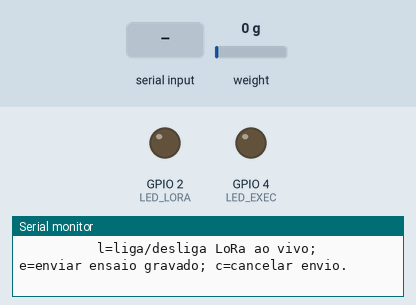
A sketch run on a simulated ESP32. Shown: output pins drawn as LEDs (lit = HIGH), the last lines printed to the serial monitor. Inputs (shaded band) come from the test bench; at power-on: weight on the scale 0 g. Storage starts empty; no radio packets arrive unless stated.

Above: at 2.2 s.
2.3 s: "i" received over Serial
At 3.3 s:
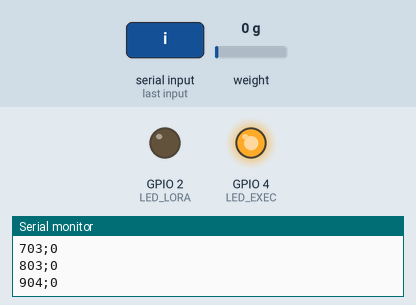
3.8 s: "a" received over Serial
At 4.7 s:
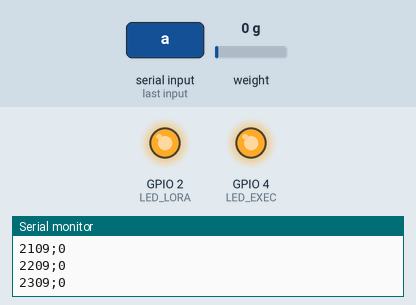
5.3 s: "f" received over Serial
At 6.2 s:
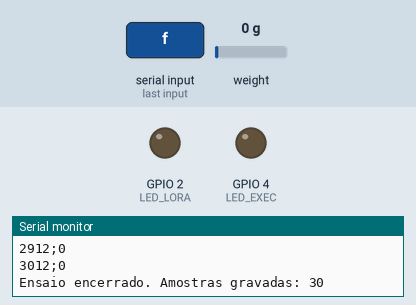
6.8 s: "e" received over Serial
At 7.7 s:
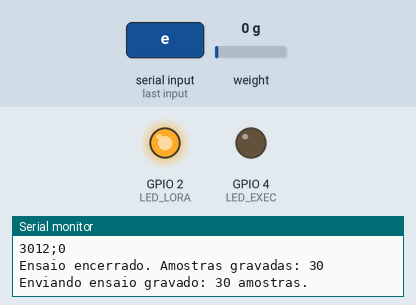
Timing chart, 0 to 15.9 s (numbered marks = the images above; inputs shaded):
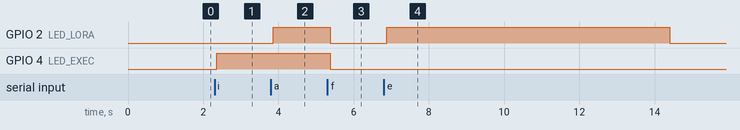

Measured:
- after the input at 2.3 s, GPIO 4 (LED_EXEC): LOW → HIGH after 0.06 s
- after the input at 3.8 s, GPIO 2 (LED_LORA): LOW → HIGH after 0.06 s
- after the input at 5.3 s, GPIO 2 (LED_LORA), GPIO 4 (LED_EXEC): HIGH → LOW after 0.07 s
- after the input at 6.8 s, GPIO 2 (LED_LORA): LOW → HIGH after 0.08 s, → LOW 7.5 s later

The sketch:

Bancada_Empuxo_V0.9.ino
```cpp
#include <HX711.h>
#include <SPI.h>
#include <LoRa.h>
#include <LittleFS.h>    // memoria flash interna do ESP32 (ja vem na placa)
#include <ArduinoJson.h> // ArduinoJson 7.x (Gerenciador de Bibliotecas)

const int PINO_DT = 33;
const int PINO_SCK = 32;
const int LORA_CS = 21;
const int LORA_RST = 14;
const int LORA_DIO0 = 26;
const int LED_EXEC = 4; // Verde
const int LED_LORA = 2; // Amarelo

// Intervalo entre envios LoRa: 250 ms = 4 envios por segundo.
// Vale tanto para o envio ao vivo quanto para o envio do ensaio gravado.
const unsigned long INTERVALO_ENVIO_MS = 250;

// >>> AJUSTE AQUI: fator de calibracao da celula de carga <<<
// empuxo = leitura_bruta / fator_de_calibracao
const double FATOR_CALIBRACAO_PADRAO = 1.0;

// Arquivo (na flash) onde cada ensaio e gravado. Um novo ensaio apaga o anterior.
const char *ARQUIVO_ENSAIO = "/ensaio.bin";

// ---------------------------------------------------------------------------
// PAYLOAD: tudo o que o LoRa transmite. Esta estrutura e convertida em JSON
// antes do envio. Tambem e o registro gravado na flash a cada amostra.
// ---------------------------------------------------------------------------
struct Payload {
  unsigned long tempo_ms;  // tempo desde o inicio do ensaio
  double empuxo;           // empuxo calculado (leitura / fator de calibracao)
  double fatorCalibracao;  // fator de calibracao usado no calculo
};

// ---------------------------------------------------------------------------
// OPCOES: uma opcao para cada acao do sistema. Cada campo aponta para a
// funcao que executa a acao. Quando o ESP recebe um comando, ele chama a
// opcao correspondente (ex.: opcoes.iniciar()).
// ---------------------------------------------------------------------------
struct Opcoes {
  void (*iniciar)();        // inicia o ensaio SEM LoRa (so grava)
  void (*iniciarComLoRa)(); // inicia o ensaio JA com o LoRa transmitindo ao vivo
  void (*finalizar)();      // finaliza o ensaio
  void (*ligarLoRa)();      // liga o envio LoRa ao vivo (durante o ensaio)
  void (*desligarLoRa)();   // desliga o envio LoRa ao vivo
  void (*enviarGravado)();  // envia pelo LoRa o ensaio gravado (apos finalizar)
  void (*cancelarEnvio)();  // cancela o envio do ensaio gravado
};

// Acoes (declaradas antes para poderem ser usadas na estrutura Opcoes).
void acaoIniciar();
void acaoIniciarComLoRa();
void acaoFinalizar();
void acaoLigarLoRa();
void acaoDesligarLoRa();
void acaoEnviarGravado();
void acaoCancelarEnvio();

const Opcoes opcoes = {acaoIniciar,      acaoIniciarComLoRa, acaoFinalizar,
                       acaoLigarLoRa,    acaoDesligarLoRa,   acaoEnviarGravado,
                       acaoCancelarEnvio};

HX711 celula;
bool loraPronto = false;
bool memoriaPronta = false;
bool ensaioAtivo = false;
bool transmitirLoRa = false;     // envio ao vivo ligado
bool enviandoGravado = false;    // enviando o ensaio gravado
unsigned long inicioEnsaio = 0;
unsigned long ultimoEnvio = 0;

File arquivoEnsaio;
uint32_t amostrasGravadas = 0;
uint32_t amostrasParaEnviar = 0;
uint32_t amostrasEnviadas = 0;

// Ultimo payload valido (o envio ao vivo usa sempre este, assim o intervalo
// de 250 ms nao depende da taxa de amostragem do HX711).
Payload payload = {0, 0.0, FATOR_CALIBRACAO_PADRAO};
bool temLeitura = false;

// Converte o payload em JSON e guarda o texto em buffer.
// Retorna o numero de bytes escritos (0 em caso de falha).
size_t montarJson(const Payload &p, char *buffer, size_t tamanho) {
  JsonDocument doc;
  doc["tempo_ms"] = p.tempo_ms;
  doc["empuxo"] = p.empuxo;
  doc["fator_calibracao"] = p.fatorCalibracao;
  return serializeJson(doc, buffer, tamanho);
}

// Monta o JSON e transmite pelo LoRa. Retorna true se o pacote foi enviado.
bool transmitirPayload(const Payload &p) {
  char json[128];
  size_t tamanho = montarJson(p, json, sizeof(json));
  if (tamanho == 0 || tamanho >= sizeof(json)) return false;
  if (!LoRa.beginPacket()) return false; // radio ainda ocupado
  LoRa.print(json);
  LoRa.endPacket(true); // Continua lendo enquanto o radio transmite.
  return true;
}

void setup() {
  Serial.begin(115200);

  pinMode(LED_EXEC, OUTPUT);
  pinMode(LED_LORA, OUTPUT);
  digitalWrite(LED_EXEC, LOW);
  digitalWrite(LED_LORA, LOW);

  memoriaPronta = LittleFS.begin(true); // true = formata na primeira vez
  Serial.println(memoriaPronta ? "Memoria flash pronta." : "Falha na memoria flash.");

  SPI.begin(18, 19, 23, LORA_CS); // SCK, MISO, MOSI, CS
  LoRa.setPins(LORA_CS, LORA_RST, LORA_DIO0);
  LoRa.setSPIFrequency(1000000);
  loraPronto = LoRa.begin(915E6);

  if (loraPronto) {
    LoRa.setSyncWord(145);
    LoRa.setTxPower(2);
  }
  Serial.println(loraPronto ? "LoRa pronto." : "Falha ao iniciar LoRa.");

  celula.begin(PINO_DT, PINO_SCK);
  Serial.println("Zerando a celula...");
  celula.tare();
  Serial.println("Comandos: i=iniciar (sem LoRa); a=iniciar com LoRa ao vivo; f=finalizar;");
  Serial.println("          l=liga/desliga LoRa ao vivo; e=enviar ensaio gravado; c=cancelar envio.");
}

void loop() {
  ReceberComando();
  digitalWrite(LED_EXEC, ensaioAtivo);
  digitalWrite(LED_LORA, (ensaioAtivo && transmitirLoRa) || enviandoGravado);

  // Leitura da celula (so quando o HX711 tem um dado novo).
  if (celula.is_ready()) {
    long leitura = celula.get_value();

    if (ensaioAtivo) {
      payload.tempo_ms = millis() - inicioEnsaio;
      payload.empuxo = (payload.fatorCalibracao != 0.0)
                         ? (double)leitura / payload.fatorCalibracao
                         : 0.0;
      temLeitura = true;

      // Saida serial mantida como antes: tempo;leitura_bruta
      Serial.print(payload.tempo_ms);
      Serial.print(';');
      Serial.println(leitura);

      // Todo ensaio e gravado na flash (assim da para enviar depois pelo LoRa).
      if (arquivoEnsaio.write((const uint8_t *)&payload, sizeof(Payload)) == sizeof(Payload)) {
        amostrasGravadas++;
      } else {
        Serial.println("Memoria cheia.");
        acaoFinalizar();
      }
    }
  }

  // Envio LoRa AO VIVO: a cada 250 ms enquanto estiver ligado.
  if (ensaioAtivo && loraPronto && transmitirLoRa && temLeitura) {
    unsigned long agora = millis();

    if (agora - ultimoEnvio >= INTERVALO_ENVIO_MS) {
      if (transmitirPayload(payload)) {
        // Mantem o ritmo exato de 4 envios/s (sem acumular atraso).
        ultimoEnvio += INTERVALO_ENVIO_MS;
        // Se ficou muito para tras, ressincroniza.
        if (agora - ultimoEnvio >= INTERVALO_ENVIO_MS) ultimoEnvio = agora;
      }
    }
  }

  // Envio do ENSAIO GRAVADO: uma amostra a cada 250 ms ate acabar o arquivo.
  if (enviandoGravado) {
    unsigned long agora = millis();

    if (agora - ultimoEnvio >= INTERVALO_ENVIO_MS) {
      Payload gravado;
      if (arquivoEnsaio.read((uint8_t *)&gravado, sizeof(Payload)) == sizeof(Payload)) {
        if (transmitirPayload(gravado)) {
          amostrasEnviadas++;
          ultimoEnvio += INTERVALO_ENVIO_MS;
          if (agora - ultimoEnvio >= INTERVALO_ENVIO_MS) ultimoEnvio = agora;
        } else {
          // Radio ocupado: volta uma amostra no arquivo e tenta de novo.
          arquivoEnsaio.seek(arquivoEnsaio.position() - sizeof(Payload));
        }
      } else {
        // Fim do arquivo.
        arquivoEnsaio.close();
        enviandoGravado = false;
        Serial.print("Envio concluido: ");
        Serial.print(amostrasEnviadas);
        Serial.println(" amostras.");
      }
    }
  }
}

// Recebe o comando pela serial e chama a opcao correspondente.
void ReceberComando() {
  if (!Serial.available()) return;
  char comando = Serial.read();

  if (comando == 'i') {
    opcoes.iniciar();
  } else if (comando == 'a') {
    opcoes.iniciarComLoRa();
  } else if (comando == 'f') {
    opcoes.finalizar();
  } else if (comando == 'l') {
    // A mesma tecla liga e desliga o envio LoRa ao vivo.
    if (transmitirLoRa) {
      opcoes.desligarLoRa();
    } else {
      opcoes.ligarLoRa();
    }
  } else if (comando == 'e') {
    opcoes.enviarGravado();
  } else if (comando == 'c') {
    opcoes.cancelarEnvio();
  }
}

// ----------------------------- ACOES ---------------------------------------

void acaoIniciar() {
  if (ensaioAtivo) return;
  if (enviandoGravado) {
    Serial.println("Aguarde o envio terminar (c cancela).");
    return;
  }
  if (!memoriaPronta) {
    Serial.println("Memoria flash indisponivel.");
    return;
  }
  arquivoEnsaio = LittleFS.open(ARQUIVO_ENSAIO, FILE_WRITE); // apaga o ensaio anterior
  if (!arquivoEnsaio) {
    Serial.println("Nao foi possivel criar o arquivo do ensaio.");
    return;
  }
  amostrasGravadas = 0;
  inicioEnsaio = millis();
  ultimoEnvio = inicioEnsaio;
  transmitirLoRa = false;
  temLeitura = false;
  ensaioAtivo = true;
  Serial.println("tempo_ms;leitura_bruta");
}

void acaoIniciarComLoRa() {
  acaoIniciar();
  if (ensaioAtivo) acaoLigarLoRa();
}

void acaoFinalizar() {
  if (!ensaioAtivo) return;
  ensaioAtivo = false;
  transmitirLoRa = false;
  arquivoEnsaio.close();
  Serial.print("Ensaio encerrado. Amostras gravadas: ");
  Serial.println(amostrasGravadas);
}

void acaoLigarLoRa() {
  if (!ensaioAtivo) {
    Serial.println("Inicie o ensaio com i.");
  } else if (!loraPronto) {
    Serial.println("LoRa indisponivel.");
  } else {
    transmitirLoRa = true;
    // Primeiro envio imediato; depois segue a cada 250 ms.
    ultimoEnvio = millis() - INTERVALO_ENVIO_MS;
    Serial.println("Envio LoRa ligado.");
  }
}

void acaoDesligarLoRa() {
  if (!transmitirLoRa) return;
  transmitirLoRa = false;
  Serial.println("Envio LoRa desligado.");
}

void acaoEnviarGravado() {
  if (ensaioAtivo) {
    Serial.println("Finalize o ensaio com f antes de enviar.");
    return;
  }
  if (enviandoGravado) return;
  if (!loraPronto) {
    Serial.println("LoRa indisponivel.");
    return;
  }
  if (!memoriaPronta) {
    Serial.println("Memoria flash indisponivel.");
    return;
  }
  arquivoEnsaio = LittleFS.open(ARQUIVO_ENSAIO, FILE_READ);
  if (!arquivoEnsaio || arquivoEnsaio.size() < sizeof(Payload)) {
    if (arquivoEnsaio) arquivoEnsaio.close();
    Serial.println("Nenhum ensaio gravado.");
    return;
  }
  amostrasParaEnviar = arquivoEnsaio.size() / sizeof(Payload);
  amostrasEnviadas = 0;
  ultimoEnvio = millis() - INTERVALO_ENVIO_MS; // primeiro envio imediato
  enviandoGravado = true;
  Serial.print("Enviando ensaio gravado: ");
  Serial.print(amostrasParaEnviar);
  Serial.println(" amostras.");
}

void acaoCancelarEnvio() {
  if (!enviandoGravado) return;
  arquivoEnsaio.close();
  enviandoGravado = false;
  Serial.print("Envio cancelado apos ");
  Serial.print(amostrasEnviadas);
  Serial.println(" amostras.");
}
```
